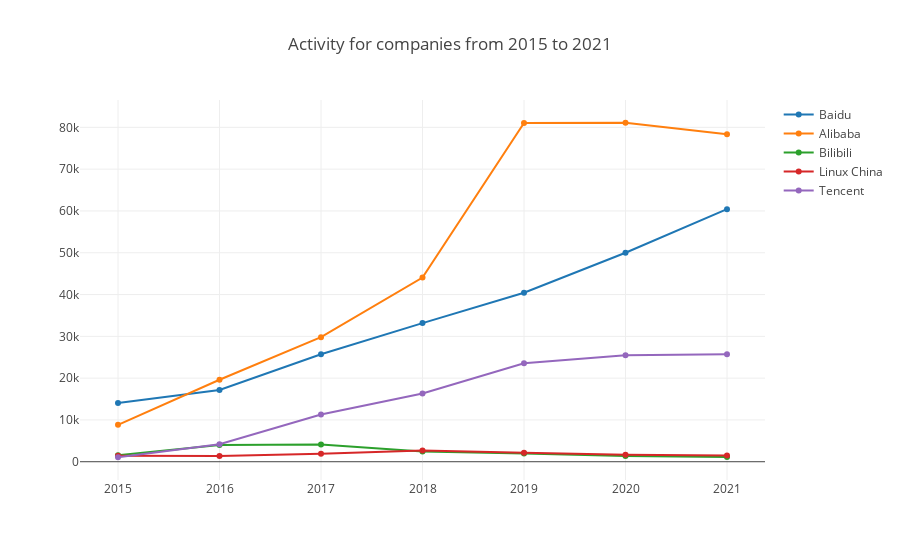

Notebook cell for this chart:
### Markdown cell above
- getRepoActivity

This function will return the repo activity with the config param.

Here is an example of all Chinese projects group by Company and by year from 2015 to 2021.

### Code cell
var startYear = 2015, startMonth = 1, endYear = 2021, endMonth = 12, x = [];
for (let y = startYear; y <= endYear; y++) x.push(`${y}`);
openDigger.index.activity.getRepoActivity({labelIntersect: ['Company', ':regions/China'], startYear, startMonth, endYear, endMonth, groupBy: 'Company', groupTimeRange: 'year', limit: 5}).then(data => {
    openDigger.render.plotly(data.map(row => {
        return { x, y: row.activity, mode: 'scatter', name: row.label };
    }), {title: `Activity for companies from ${startYear} to ${endYear}`, xaxis: {type: 'category'}});
});

### Figure 1 — Plotly figure (JSON) as saved in the notebook; plotly's stock layout.template omitted (floating-point values rounded to 4 significant figures)
{"data": [{"mode": "scatter", "name": "Baidu", "x": ["2015", "2016", "2017", "2018", "2019", "2020", "2021"], "y": [14030.0, 17180.0, 25720.0, 33170.0, 40430.0, 50000.0, 60430.0]}, {"mode": "scatter", "name": "Alibaba", "x": ["2015", "2016", "2017", "2018", "2019", "2020", "2021"], "y": [8825.0, 19620.0, 29810.0, 44060.0, 81030.0, 81110.0, 78340.0]}, {"mode": "scatter", "name": "Bilibili", "x": ["2015", "2016", "2017", "2018", "2019", "2020", "2021"], "y": [1532.0, 3983.0, 4095.0, 2475.0, 1949.0, 1369.0, 1109.0]}, {"mode": "scatter", "name": "Linux China", "x": ["2015", "2016", "2017", "2018", "2019", "2020", "2021"], "y": [1427.0, 1397.0, 1901.0, 2665.0, 2166.0, 1684.0, 1504.0]}, {"mode": "scatter", "name": "Tencent", "x": ["2015", "2016", "2017", "2018", "2019", "2020", "2021"], "y": [1072.0, 4195.0, 11320.0, 16340.0, 23550.0, 25490.0, 25700.0]}], "layout": {"autosize": true, "title": {"text": "Activity for companies from 2015 to 2021"}, "xaxis": {"autorange": true, "range": [-0.3614, 6.361], "type": "category"}, "yaxis": {"autorange": true, "range": [-5533.0, 87710.0], "type": "linear"}}}
